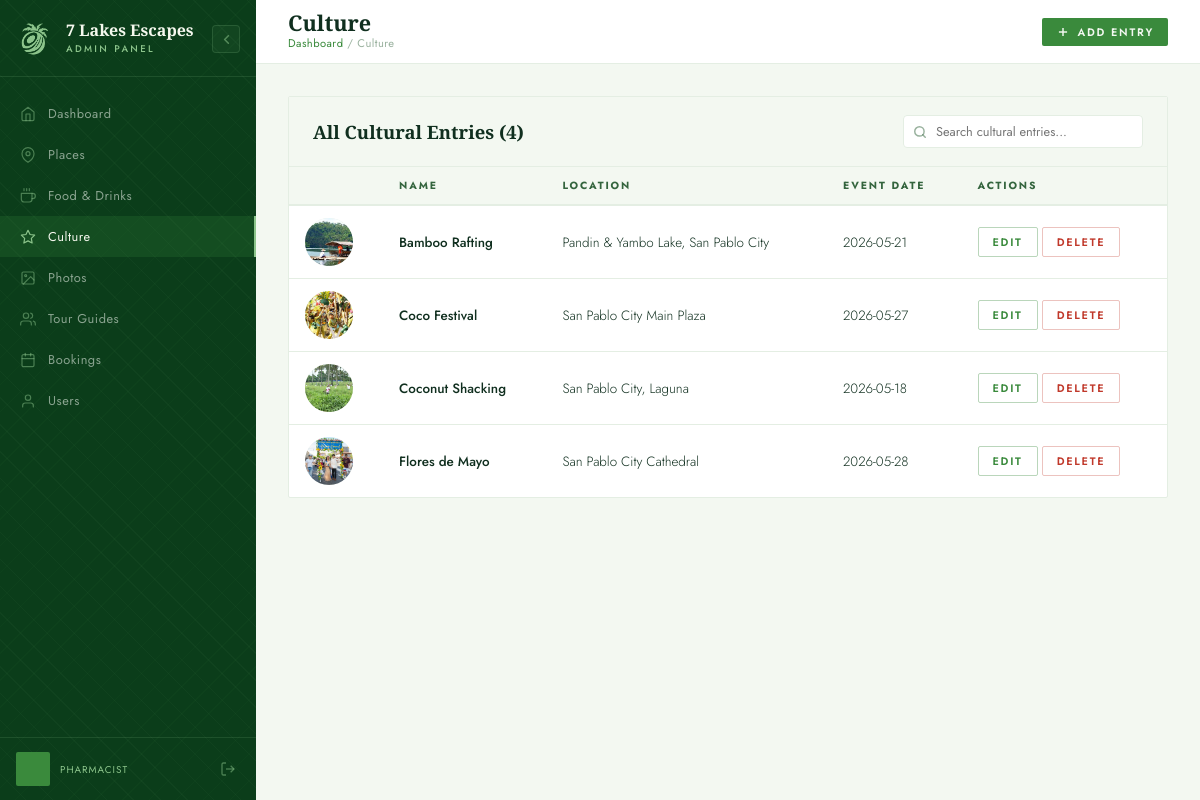
The page /admin/culture.php (signed in) on the database its author committed.
### tables this page shows
CREATE TABLE `culture` (
  `culture_id` int(11) NOT NULL,
  `culture_name` varchar(150) NOT NULL,
  `description` text DEFAULT NULL,
  `event_date` date DEFAULT NULL,
  `location` varchar(255) DEFAULT NULL
);

### admin/culture.php (the view, shortened to what this page needs)
<?php
require_once 'includes/db.php';
$where_clause = "";
$items = [];
$res = mysqli_query($conn, "SELECT c.*, (SELECT ph.file_path FROM photos ph WHERE ph.culture_id = c.culture_id LIMIT 1) AS photo FROM culture c $where_clause ORDER BY c.culture_id");
if ($res) {
    while ($row = mysqli_fetch_assoc($res)) {
        $items[] = $row;
    }
}
?>
<!DOCTYPE html>
<html lang="en">
<head>
  <link rel="stylesheet" href="admin.css" />
</head>
<body>
<?php include 'includes/sidebar.php'; ?>
<div class="admin-main">
  <div class="topbar">
    <div class="topbar-left">
      <span class="topbar-title">Culture</span>
      <span class="topbar-breadcrumb"><a href="dashboard.php">Dashboard</a> / Culture</span>
    </div>
    <div class="topbar-right">
      <a href="culture.php?add=1" class="btn btn-primary btn-sm">
        <svg viewBox="0 0 24 24" fill="none" stroke="currentColor" stroke-width="2.5"><line x1="12" y1="5" x2="12" y2="19"/><line x1="5" y1="12" x2="19" y2="12"/></svg>
        Add Entry
      </a>
    </div>
  </div>
  <div class="admin-content">
    <div class="admin-card">
      <div class="admin-card-header">
        <span class="admin-card-title">All Cultural Entries (<?= count($items) ?>)</span>
        <form method="POST" action="" class="card-search-wrap">
          <input type="text" name="key" placeholder="Search cultural entries..." class="card-search-input" value="<?= htmlspecialchars($_POST['key'] ?? '') ?>" />
        </form>
      </div>
      <?php if ($items): ?>
      <div class="table-wrap">
        <table class="data-table">
          <thead><tr><th></th><th>Name</th><th>Location</th><th>Event Date</th><th>Actions</th></tr></thead>
          <tbody>
            <?php foreach ($items as $c): ?>
            <tr>
              <td>
                <?php if ($c['photo']): ?>
                  <img src="../<?= htmlspecialchars($c['photo']) ?>" class="thumb" alt="" />
                <?php else: ?>
                  <div class="thumb-placeholder"><svg viewBox="0 0 24 24" fill="none" stroke="currentColor" stroke-width="1.5"><polygon points="12 2 15.09 8.26 22 9.27 17 14.14 18.18 21.02 12 17.77 5.82 21.02 7 14.14 2 9.27 8.91 8.26 12 2"/></svg></div>
                <?php endif; ?>
              </td>
              <td><strong><?= htmlspecialchars($c['culture_name']) ?></strong></td>
              <td><?= htmlspecialchars($c['location'] ?? '—') ?></td>
              <td><?= $c['event_date'] ? htmlspecialchars($c['event_date']) : '<span style="color:rgba(51,100,61,0.4)">No date set</span>' ?></td>
              <td>
                <a href="culture.php?edit=<?= $c['culture_id'] ?>" class="btn btn-outline btn-sm">Edit</a>
                <form method="POST" style="display:inline" onsubmit="return confirm('Delete this entry?')">
                  <button type="submit" class="btn btn-danger btn-sm">Delete</button>
                </form>
              </td>
            </tr>
            <?php endforeach; ?>
          </tbody>
        </table>
      </div>
      <?php else: ?>
      <div class="empty-state"><p>No cultural entries yet.</p></div>
      <?php endif; ?>
    </div>
  </div>
</div>
</body>
</html>

### admin/admin.css (style rules this page uses)
:root { --forest: #0B3D1A; --pine: #17692C; --moss: #3A8A3C; --sage: #6DA170; --leaf: #8CC48B; --mint: #DBECDC; --cream: #F5F8EE; --linen: #F3F8F1; --mist: #E4EEE3; --text-dark: #102F1F; --text-mid: #33643D; --sidebar-w: 256px; --topbar-h: 64px; --bg-page: #F3F8F1; --bg-card: #ffffff; --bg-raised: #F3F8F1; --bg-input: #ffffff; --border-c: #E4EEE3; --t1: #102F1F; --t2: #33643D; --t3: rgba(51, 100, 61, 0.5); }
*, *::before, *::after { box-sizing: border-box; margin: 0; padding: 0; }
html { height: 100%; }
body { font-family: 'Jost', sans-serif; background: var(--bg-page); color: var(--t1); display: flex; min-height: 100vh; transition: background 0.25s, color 0.25s; }
.admin-main { margin-left: var(--sidebar-w); flex: 1; display: flex; flex-direction: column; min-height: 100vh; transition: margin-left 0.25s ease; }
.topbar { height: var(--topbar-h); background: var(--bg-card); border-bottom: 1px solid var(--border-c); display: flex; align-items: center; justify-content: space-between; padding: 0 32px; position: sticky; top: 0; z-index: 40; transition: background 0.25s, border-color 0.25s; }
.topbar-left { display: flex; flex-direction: column; gap: 2px; }
.topbar-title { font-family: 'Cormorant Garamond', serif; font-size: 1.35rem; font-weight: 700; color: var(--t1); line-height: 1; }
.topbar-breadcrumb { font-size: 0.7rem; font-weight: 400; color: var(--t3); letter-spacing: 0.04em; }
.topbar-breadcrumb a { color: var(--moss); text-decoration: none; }
.topbar-right { display: flex; align-items: center; gap: 12px; }
.admin-content { padding: 32px; flex: 1; }
.admin-card { background: var(--bg-card); border: 1px solid var(--border-c); border-radius: 2px; overflow: hidden; margin-bottom: 24px; transition: background 0.25s, border-color 0.25s; }
.admin-card-header { padding: 18px 24px; border-bottom: 1px solid var(--border-c); display: flex; align-items: center; justify-content: space-between; background: var(--bg-raised); }
.admin-card-title { font-family: 'Cormorant Garamond', serif; font-size: 1.15rem; font-weight: 700; color: var(--t1); }
.btn { display: inline-flex; align-items: center; gap: 7px; font-family: 'Jost', sans-serif; font-size: 0.75rem; font-weight: 600; letter-spacing: 0.16em; text-transform: uppercase; padding: 9px 20px; border-radius: 2px; border: none; cursor: pointer; text-decoration: none; transition: background 0.25s, box-shadow 0.25s, transform 0.15s; }
.btn svg { width: 14px; height: 14px; }
.btn-primary { background: var(--moss); color: var(--linen); }
.btn-outline { background: transparent; color: var(--moss); border: 1.5px solid rgba(58, 138, 60, 0.35); }
.btn-danger { background: transparent; color: #c0392b; border: 1.5px solid rgba(192, 57, 43, 0.3); }
.btn-sm { padding: 6px 14px; font-size: 0.68rem; }
.data-table { width: 100%; border-collapse: collapse; font-size: 0.84rem; }
.data-table thead tr { background: var(--bg-raised); border-bottom: 2px solid var(--border-c); }
.data-table th { padding: 11px 16px; text-align: left; font-size: 0.65rem; font-weight: 700; letter-spacing: 0.18em; text-transform: uppercase; color: var(--t2); }
.data-table tbody tr { border-bottom: 1px solid var(--border-c); transition: background 0.2s; }
.data-table tbody tr:last-child { border-bottom: none; }
.data-table td { padding: 12px 16px; vertical-align: middle; color: var(--t1); font-weight: 300; }
.data-table td strong { font-weight: 500; }
.table-wrap { overflow-x: auto; }
.thumb { width: 48px; height: 48px; object-fit: cover; border-radius: 50%; display: block; background: var(--border-c); }
.card-search-wrap { position: relative; display: flex; align-items: center; max-width: 240px; width: 100%; }
.card-search-input { width: 100%; padding: 6px 12px 6px 32px; background: var(--bg-card); border: 1.5px solid var(--border-c); border-radius: 4px; font-family: 'Jost', sans-serif; font-size: 0.8rem; font-weight: 400; color: var(--t1); outline: none; transition: border-color 0.25s, box-shadow 0.25s; }

### rows shown on the page
culture: shows a picture, culture_name "Bamboo Rafting", location "Pandin & Yambo Lake, San Pablo City", event_date "2026-05-21"
culture: shows a picture, culture_name "Coco Festival", location "San Pablo City Main Plaza", event_date "2026-05-27"
culture: shows a picture, culture_name "Coconut Shacking", location "San Pablo City, Laguna", event_date "2026-05-18"
culture: shows a picture, culture_name "Flores de Mayo", location "San Pablo City Cathedral", event_date "2026-05-28"

### other values the page prints
$item['label'] "Dashboard"
$item['label'] "Places"
$item['label'] "Food & Drinks"
$item['label'] "Culture"
$item['label'] "Photos"
$item['label'] "Tour Guides"
$item['label'] "Bookings"
$item['label'] "Users"
$_SESSION['role'] "PHARMACIST"
count($items) "4"
